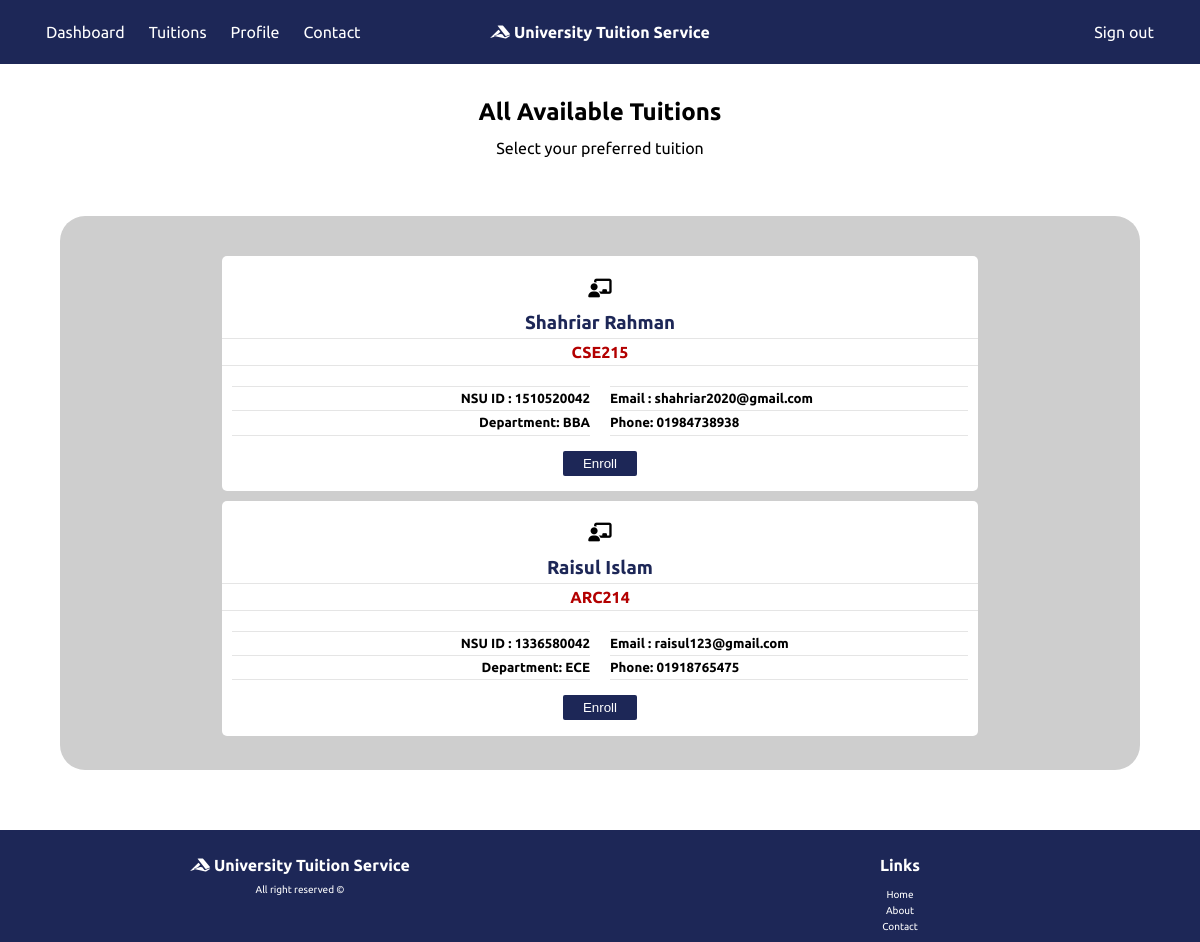
/student/tuitions.php (signed in), run on the app's committed database.
### tables this page shows
CREATE TABLE `teacher_courses` (
  `id` int(11) NOT NULL,
  `course_name` varchar(40) NOT NULL,
  `teacher_name` varchar(200) NOT NULL,
  `email` varchar(200) NOT NULL,
  `phone` varchar(15) NOT NULL,
  `nsu_id` int(10) NOT NULL,
  `department` varchar(30) NOT NULL,
  `time` text DEFAULT NULL
);

### student/tuitions.php (the view, shortened to what this page needs)
<?php
include('../controllers/StudentLoginController.php');
?>
<!DOCTYPE html>
<html lang="en">
<head>
    <link rel="stylesheet" href="../css/style.css" />
</head>
<body>
    <header class="site-header">
        <div class="wrapper site-header__wrapper">
            <div class="site-header__start">
                <a href="/" class="brand"><i class="fab fa-accusoft"></i> University Tuition Service</a>
            </div>
            <div class="site-header__middle">
                <nav class="nav">
                    <ul class="nav__wrapper">
                        <li class="nav__item"><a href="dashboard.php">Dashboard</a></li>
                        <li class="nav__item"><a href="tuitions.php">Tuitions</a></li>
                        <li class="nav__item"><a href="profile.php">Profile</a></li>
                        <li class="nav__item"><a href="../contact.html">Contact</a></li>
                    </ul>
                </nav>
            </div>
            <div class="site-header__end">
                <a href="../controllers/StudentSignout.php">Sign out</a>
            </div>
        </div>
    </header>
    <h2 class="text-center pt-3">All Available Tuitions</h2><br>
    <p class="text-center">Select your preferred tuition</p>
    <div class="container-department">
        <br>
        <?php
        $sql = "SELECT * FROM teacher_courses";
        $result = $conn->query($sql);
        if ($result->num_rows > 0) {
            while ($row = $result->fetch_assoc()) {
                echo '<div class="tuition-box">';
                echo '<h3 class="text-center pt-3"><i class="fas fa-chalkboard-teacher"></i></h3><br>';
                echo '<h3 class="text-center text-blue">' . $row['teacher_name'] . '</h3>';
                echo '<hr>';
                echo '<h4 class="text-center text-red">' . $row['course_name'] . '</h4>';
                echo '<hr>';
                echo '<div class="row">';
                echo ' <div class="column">';
                echo '<hr>';
                echo '<h5>NSU ID : ' . $row['nsu_id'] . '</h5>';
                echo '<hr>';
                echo '<h5>Department: ' . $row['department'] . '</h5>';
                echo '<hr>';
                echo '</div>';
                echo '<div class="column">';
                echo ' <hr>';
                echo '<h5>Email : ' . $row['email'] . '</h5>';
                echo '<hr>';
                echo '<h5>Phone: ' . $row['phone'] . '</h5>';
                echo '<hr>';
                echo '</div>';
                echo '</div>';
                echo '<div class="text-center">';
                echo                   '<form action="../controllers/AddCourse.php" method="POST">';
                echo '<div class="row justify-content-center mt-4">
                            <button type="submit" name="ADDCourse_btn" class="EnrollButton">Enroll</button>
                        </div>
                                          </form>';
                echo '</div>';
                echo '</div>';
            }
        } else {
            echo '<h6 class="alert-message-danger text-center">No Tuitions Available</h6>';
        }
        ?>
    </div>
    <div class="footer">
        <div class="row">
            <div class="column">
                <h4><i class="fab fa-accusoft"></i> University Tuition Service</h4>
                <p class="small">All right reserved ©</p>
            </div>
            <div class="column">
                <h4>Links</h4>
                <div class="small">
                    <ul>
                        <li><a href="">Home</a></li>
                        <li><a href="">About</a></li>
                        <li><a href="">Contact</a></li>
                    </ul>
                </div>
            </div>
        </div>
    </div>
</body>
</html>

### css/style.css (style rules this page uses)
html, body, div, span, h1, h2, h3, h4, h5, h6, p, a, img, i, center, dl, dt, dd, ol, ul, li, fieldset, form, label, table, caption, tbody, tfoot, thead, tr, th, td, footer, header, menu, nav, section, video { margin: 0; padding: 0; border: 0; vertical-align: baseline; }
footer, header, hgroup, menu, nav, section { display: block; }
body { font-family: 'Ubuntu', sans-serif; line-height: 1; }
ol, ul { list-style: none; }
.wrapper { max-width: 1140px; padding-left: 1rem; padding-right: 1rem; margin-left: auto; margin-right: auto; }
*, *:before, *:after { box-sizing: border-box; }
html { -webkit-font-smoothing: antialiased; -moz-osx-font-smoothing: grayscale; }
.brand { font-weight: bold; font-size: 16px; color:white; }
.site-header { position: relative; background-color: #1d2757; }
.site-header__wrapper { display: flex; justify-content: space-between; align-items: center; padding-top: 1rem; padding-bottom: 1rem; }
@media (min-width: 660px) { .site-header__wrapper { padding-top: 0; padding-bottom: 0; } }
@media (min-width: 660px) { .site-header__wrapper > * { flex: 1; } }
@media (min-width: 660px) { .site-header__start { text-align: center; } }
@media (min-width: 660px) { .site-header__middle { order: -1; } }
@media (min-width: 660px) { .site-header__end { display: flex; justify-content: flex-end; } }
@media (min-width: 660px) { .nav__wrapper { display: flex; } }
.nav__item:not(:last-child) { margin-right: 1.5rem; }
.nav__item a { display: block; padding: 1.5rem 1rem; }
@media (min-width: 660px) { .nav__item a { padding-left: 0; padding-right: 0; } }
hr { margin:0px; }
a { text-decoration: none; color: rgb(255, 255, 255); }
.text-center { text-align: center; }
.column { float: left; width: 50%; padding: 10px; }
.column p { margin-top: 2%; }
.column h4 { padding-top: 3%; }
.small { font-size: 10px; }
.column ul { margin-top: 2%; }
.column ul li { padding-top: 1%; }
.text-red { color:rgb(179, 0, 0)!important; }
.row:after { content: ""; display: table; clear: both; }
.text-blue { color:#1d2757; }
.pt-3 { padding-top: 3%; }
.EnrollButton { background-color: #1d2757; color: #ffffff; cursor: pointer; font-weight: normal!important; border:none; padding: 5px 20px 5px 20px; margin-bottom: 2%; border-radius: 2px; }
.footer { left: 0; bottom: 0; width: 100%; background-color: #1d2757; color: white; text-align: center; }
.container-department { background-color: rgb(206, 206, 206); margin: 5%; border-radius: 25px; padding-top: 2%; padding-bottom: 2%; }
.tuition-box { background-color: #ffffff; border-radius: 5px; margin-left: 15%; margin-right: 15%; margin-bottom: 10px; }
.tuition-box hr { border: 0; border-top: 1px solid rgba(0,0,0,.1); margin-top: 5px; margin-bottom: 5px; margin-left: 0px; margin-right: 0px; }
.tuition-box .column:first-child { text-align: end; }

### data on the page
teacher_courses: teacher_name "Shahriar Rahman", course_name "CSE215", nsu "1510520042", department "BBA", email "shahriar2020@gmail.com", phone "01984738938"
teacher_courses: teacher_name "Raisul Islam", course_name "ARC214", nsu "1336580042", department "ECE", email "raisul123@gmail.com", phone "01918765475"
